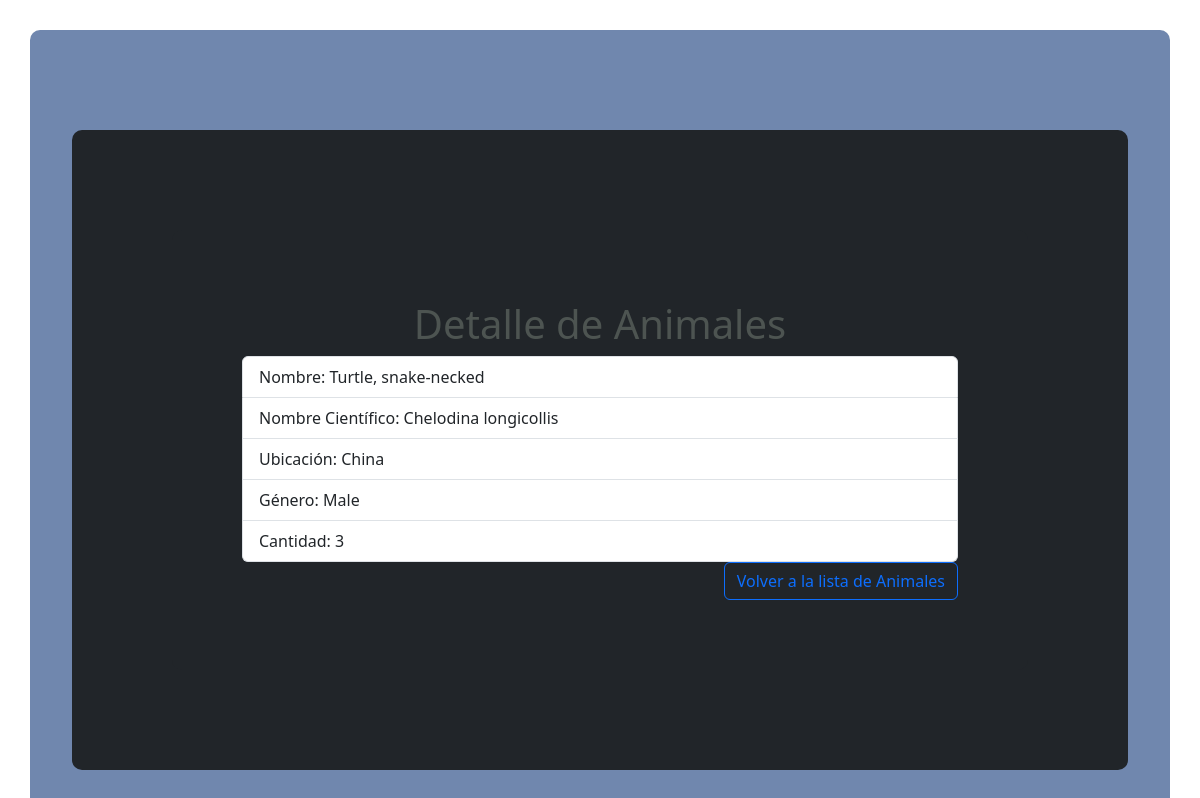
/read/6, run on the app's committed database.
### models/models.py (models this page shows, shortened)
class Animal(db.Model):
    __tablename__ = "animals"
    id = db.Column(db.Integer, primary_key=True)
    name = db.Column(db.String(50), nullable=False)
    cientific_name = db.Column(db.String(50), nullable=False)
    location = db.Column(db.String(50), nullable=False)
    gender = db.Column(db.String(50), nullable=False)
    count = db.Column(db.Integer, nullable=False)

### app.py (the view)
@app.route("/read/<animals_id>", methods=["GET", "POST"])
def read(animals_id):
    animals = Animal.query.filter_by(id=animals_id).first()  # Get a single animal
    return render_template('read.html', animal=animals)

### templates/read.html (shortened to what this page needs)
{% extends 'layout.html' %}
{% block main %}
{% if animal %}
<div>
  <div class="micolor">
   <h1 class="text-center">Detalle de Animales</h1>
   <ul class="list-group">
    <li class="list-group-item">Nombre: {{ animal.name }}</li>
    <li class="list-group-item">Nombre Científico: {{ animal.cientific_name }}</li>
    <li class="list-group-item">Ubicación: {{ animal.location }}</li>
    <li class="list-group-item">Género: {{ animal.gender }}</li>
    <li class="list-group-item">Cantidad: {{ animal.count }}</li>
   </ul>
   <div class="d-grid gap-2 d-md-flex justify-content-md-end" >
    <a href="/" type="button" class="btn btn-outline-primary" disabled>Volver a la lista de Animales</a>
</div>
  </div>
</div>
{% else %}
  <p>Animal not found!</p>
{% endif %}
{% endblock %}

### static/style/style.css (style rules this page uses)
.micolor { background-color: #212529; color: #4d5451; padding: 70px; margin: 30px; border-radius: 10px; }

### data on the page
Animal: name "Turtle, snake-necked", cientific_name "Chelodina longicollis", location "China", gender "Male", count "3"
